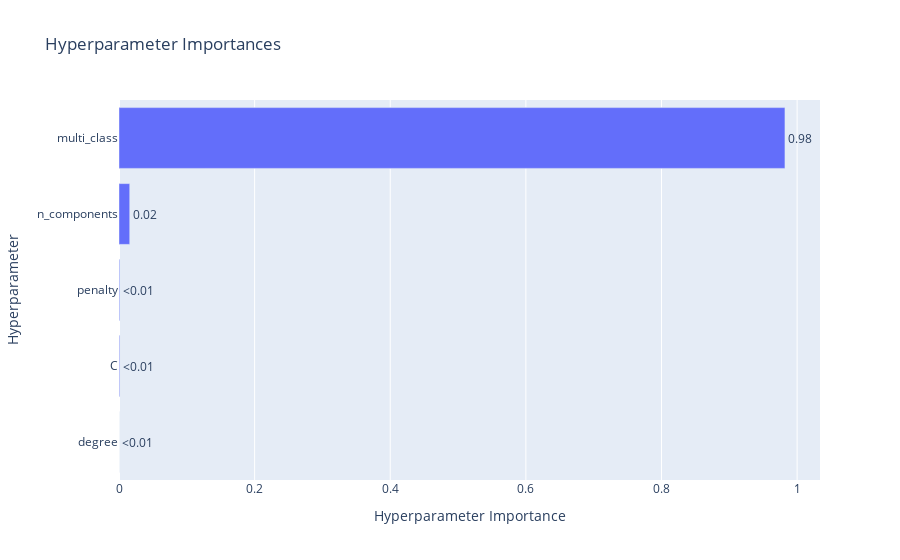

This figure's notebook cell:
### Code cell
optuna.visualization.plot_param_importances(study)

### Figure 1 — Plotly figure (JSON) as saved in the notebook; plotly's stock layout.template omitted (floating-point values rounded to 4 significant figures)
{"data": [{"cliponaxis": false, "hovertemplate": ["degree (IntDistribution): 4.6071055081120024e-05<extra></extra>", "C (FloatDistribution): 0.0010137208890387064<extra></extra>", "penalty (CategoricalDistribution): 0.0010455575649894306<extra></extra>", "n_components (IntDistribution): 0.01582180245968727<extra></extra>", "multi_class (CategoricalDistribution): 0.9820728480312035<extra></extra>"], "name": "Objective Value", "orientation": "h", "text": ["<0.01", "<0.01", "<0.01", "0.02", "0.98"], "textposition": "outside", "type": "bar", "x": [4.607e-05, 0.001014, 0.001046, 0.01582, 0.9821], "y": ["degree", "C", "penalty", "n_components", "multi_class"]}], "layout": {"title": {"text": "Hyperparameter Importances"}, "xaxis": {"title": {"text": "Hyperparameter Importance"}}, "yaxis": {"title": {"text": "Hyperparameter"}}}}
